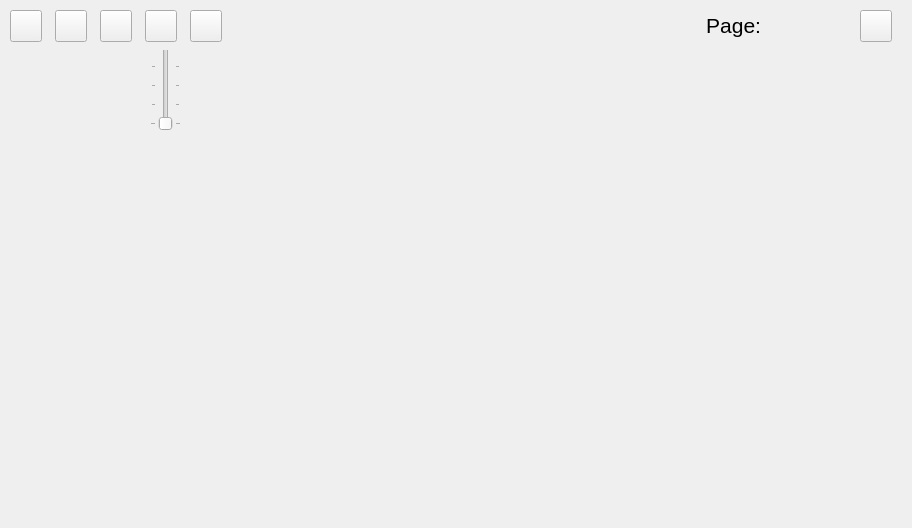
<?xml version="1.0" encoding="UTF-8"?>
<ui version="4.0">
 <class>pdfviewer</class>
 <widget class="QWidget" name="pdfviewer">
  <property name="geometry">
   <rect>
    <x>0</x>
    <y>0</y>
    <width>912</width>
    <height>528</height>
   </rect>
  </property>
  <property name="sizePolicy">
   <sizepolicy hsizetype="Fixed" vsizetype="Maximum">
    <horstretch>0</horstretch>
    <verstretch>0</verstretch>
   </sizepolicy>
  </property>
  <property name="maximumSize">
   <size>
    <width>1024</width>
    <height>600</height>
   </size>
  </property>
  <property name="windowTitle">
   <string>Form</string>
  </property>
  <widget class="QPushButton" name="nextPageButton">
   <property name="geometry">
    <rect>
     <x>100</x>
     <y>10</y>
     <width>32</width>
     <height>32</height>
    </rect>
   </property>
   <property name="sizePolicy">
    <sizepolicy hsizetype="Fixed" vsizetype="Fixed">
     <horstretch>0</horstretch>
     <verstretch>64</verstretch>
    </sizepolicy>
   </property>
   <property name="minimumSize">
    <size>
     <width>32</width>
     <height>32</height>
    </size>
   </property>
   <property name="maximumSize">
    <size>
     <width>32</width>
     <height>32</height>
    </size>
   </property>
   <property name="font">
    <font>
     <pointsize>8</pointsize>
    </font>
   </property>
   <property name="text">
    <string/>
   </property>
   <property name="icon">
    <iconset resource="../sessionhandler.qrc">
     <normaloff>:/images/dialogs/arrow_right_32.png</normaloff>:/images/dialogs/arrow_right_32.png</iconset>
   </property>
   <property name="iconSize">
    <size>
     <width>64</width>
     <height>64</height>
    </size>
   </property>
  </widget>
  <widget class="QPushButton" name="doneButton">
   <property name="geometry">
    <rect>
     <x>860</x>
     <y>10</y>
     <width>32</width>
     <height>32</height>
    </rect>
   </property>
   <property name="sizePolicy">
    <sizepolicy hsizetype="Minimum" vsizetype="Fixed">
     <horstretch>0</horstretch>
     <verstretch>64</verstretch>
    </sizepolicy>
   </property>
   <property name="minimumSize">
    <size>
     <width>32</width>
     <height>32</height>
    </size>
   </property>
   <property name="maximumSize">
    <size>
     <width>32</width>
     <height>32</height>
    </size>
   </property>
   <property name="font">
    <font>
     <pointsize>12</pointsize>
    </font>
   </property>
   <property name="text">
    <string/>
   </property>
   <property name="icon">
    <iconset resource="../sessionhandler.qrc">
     <normaloff>:/images/dialogs/done.png</normaloff>:/images/dialogs/done.png</iconset>
   </property>
  </widget>
  <widget class="QPushButton" name="prevPageButton">
   <property name="geometry">
    <rect>
     <x>55</x>
     <y>10</y>
     <width>32</width>
     <height>32</height>
    </rect>
   </property>
   <property name="sizePolicy">
    <sizepolicy hsizetype="Fixed" vsizetype="Fixed">
     <horstretch>0</horstretch>
     <verstretch>32</verstretch>
    </sizepolicy>
   </property>
   <property name="minimumSize">
    <size>
     <width>32</width>
     <height>32</height>
    </size>
   </property>
   <property name="maximumSize">
    <size>
     <width>32</width>
     <height>32</height>
    </size>
   </property>
   <property name="font">
    <font>
     <pointsize>8</pointsize>
    </font>
   </property>
   <property name="text">
    <string/>
   </property>
   <property name="icon">
    <iconset resource="../sessionhandler.qrc">
     <normaloff>:/images/dialogs/arrow_left_32.png</normaloff>:/images/dialogs/arrow_left_32.png</iconset>
   </property>
   <property name="iconSize">
    <size>
     <width>64</width>
     <height>64</height>
    </size>
   </property>
  </widget>
  <widget class="QPushButton" name="homeButton">
   <property name="geometry">
    <rect>
     <x>10</x>
     <y>10</y>
     <width>32</width>
     <height>32</height>
    </rect>
   </property>
   <property name="sizePolicy">
    <sizepolicy hsizetype="Fixed" vsizetype="Fixed">
     <horstretch>0</horstretch>
     <verstretch>32</verstretch>
    </sizepolicy>
   </property>
   <property name="minimumSize">
    <size>
     <width>32</width>
     <height>32</height>
    </size>
   </property>
   <property name="maximumSize">
    <size>
     <width>32</width>
     <height>32</height>
    </size>
   </property>
   <property name="font">
    <font>
     <pointsize>8</pointsize>
    </font>
   </property>
   <property name="text">
    <string/>
   </property>
   <property name="icon">
    <iconset resource="../sessionhandler.qrc">
     <normaloff>:/images/dialogs/home_32.png</normaloff>:/images/dialogs/home_32.png</iconset>
   </property>
   <property name="iconSize">
    <size>
     <width>34</width>
     <height>32</height>
    </size>
   </property>
  </widget>
  <widget class="QPushButton" name="zoomButton">
   <property name="geometry">
    <rect>
     <x>145</x>
     <y>10</y>
     <width>32</width>
     <height>32</height>
    </rect>
   </property>
   <property name="sizePolicy">
    <sizepolicy hsizetype="Fixed" vsizetype="Fixed">
     <horstretch>0</horstretch>
     <verstretch>32</verstretch>
    </sizepolicy>
   </property>
   <property name="minimumSize">
    <size>
     <width>32</width>
     <height>32</height>
    </size>
   </property>
   <property name="maximumSize">
    <size>
     <width>32</width>
     <height>32</height>
    </size>
   </property>
   <property name="font">
    <font>
     <pointsize>8</pointsize>
    </font>
   </property>
   <property name="text">
    <string/>
   </property>
   <property name="icon">
    <iconset resource="../sessionhandler.qrc">
     <normaloff>:/images/dialogs/zoom_32.png</normaloff>:/images/dialogs/zoom_32.png</iconset>
   </property>
   <property name="iconSize">
    <size>
     <width>32</width>
     <height>28</height>
    </size>
   </property>
  </widget>
  <widget class="QLabel" name="pageNumLabel">
   <property name="geometry">
    <rect>
     <x>770</x>
     <y>10</y>
     <width>71</width>
     <height>31</height>
    </rect>
   </property>
   <property name="sizePolicy">
    <sizepolicy hsizetype="Minimum" vsizetype="Fixed">
     <horstretch>0</horstretch>
     <verstretch>0</verstretch>
    </sizepolicy>
   </property>
   <property name="maximumSize">
    <size>
     <width>71</width>
     <height>31</height>
    </size>
   </property>
   <property name="text">
    <string/>
   </property>
  </widget>
  <widget class="QLabel" name="label">
   <property name="geometry">
    <rect>
     <x>690</x>
     <y>10</y>
     <width>71</width>
     <height>31</height>
    </rect>
   </property>
   <property name="sizePolicy">
    <sizepolicy hsizetype="Minimum" vsizetype="Fixed">
     <horstretch>0</horstretch>
     <verstretch>0</verstretch>
    </sizepolicy>
   </property>
   <property name="maximumSize">
    <size>
     <width>71</width>
     <height>31</height>
    </size>
   </property>
   <property name="font">
    <font>
     <pointsize>16</pointsize>
    </font>
   </property>
   <property name="text">
    <string>Page:</string>
   </property>
   <property name="alignment">
    <set>Qt::AlignRight|Qt::AlignTrailing|Qt::AlignVCenter</set>
   </property>
  </widget>
  <widget class="XpdfWidget" name="xPdfView" native="true">
   <property name="geometry">
    <rect>
     <x>10</x>
     <y>50</y>
     <width>891</width>
     <height>471</height>
    </rect>
   </property>
   <property name="sizePolicy">
    <sizepolicy hsizetype="Fixed" vsizetype="Fixed">
     <horstretch>0</horstretch>
     <verstretch>0</verstretch>
    </sizepolicy>
   </property>
   <widget class="QSlider" name="zoomSlider">
    <property name="geometry">
     <rect>
      <x>140</x>
      <y>-10</y>
      <width>31</width>
      <height>91</height>
     </rect>
    </property>
    <property name="minimum">
     <number>1</number>
    </property>
    <property name="maximum">
     <number>5</number>
    </property>
    <property name="pageStep">
     <number>5</number>
    </property>
    <property name="orientation">
     <enum>Qt::Vertical</enum>
    </property>
    <property name="invertedAppearance">
     <bool>false</bool>
    </property>
    <property name="invertedControls">
     <bool>false</bool>
    </property>
    <property name="tickPosition">
     <enum>QSlider::TicksBothSides</enum>
    </property>
    <property name="tickInterval">
     <number>1</number>
    </property>
   </widget>
  </widget>
  <widget class="QPushButton" name="printPdfButton">
   <property name="geometry">
    <rect>
     <x>190</x>
     <y>10</y>
     <width>32</width>
     <height>32</height>
    </rect>
   </property>
   <property name="sizePolicy">
    <sizepolicy hsizetype="Fixed" vsizetype="Fixed">
     <horstretch>0</horstretch>
     <verstretch>64</verstretch>
    </sizepolicy>
   </property>
   <property name="minimumSize">
    <size>
     <width>32</width>
     <height>32</height>
    </size>
   </property>
   <property name="maximumSize">
    <size>
     <width>32</width>
     <height>32</height>
    </size>
   </property>
   <property name="font">
    <font>
     <pointsize>8</pointsize>
    </font>
   </property>
   <property name="text">
    <string/>
   </property>
   <property name="iconSize">
    <size>
     <width>64</width>
     <height>64</height>
    </size>
   </property>
  </widget>
  <zorder>xPdfView</zorder>
  <zorder>nextPageButton</zorder>
  <zorder>doneButton</zorder>
  <zorder>prevPageButton</zorder>
  <zorder>homeButton</zorder>
  <zorder>zoomButton</zorder>
  <zorder>pageNumLabel</zorder>
  <zorder>label</zorder>
  <zorder>printPdfButton</zorder>
 </widget>
 <customwidgets>
  <customwidget>
   <class>XpdfWidget</class>
   <extends>QWidget</extends>
   <header>XpdfWidget.h</header>
   <container>1</container>
  </customwidget>
 </customwidgets>
 <resources>
  <include location="../sessionhandler.qrc"/>
 </resources>
 <connections/>
</ui>
